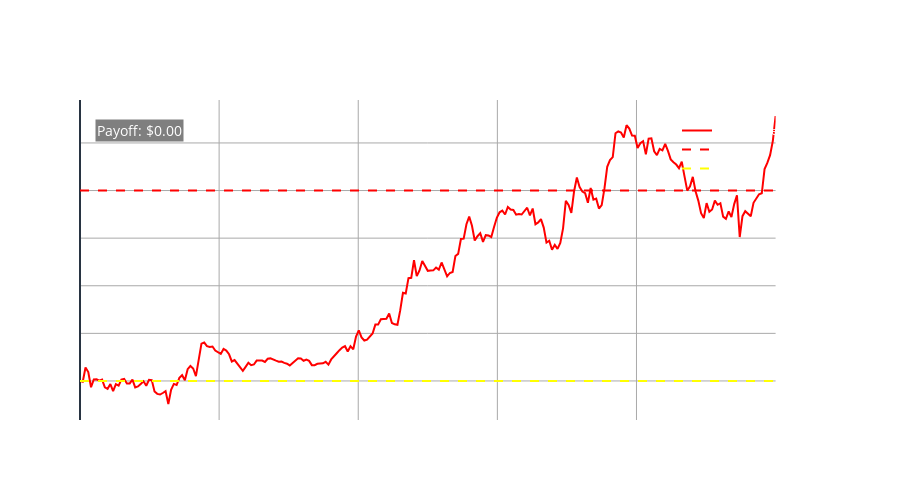

Notebook code for this chart:
### Markdown cell above
### 1.) General Recipe for Pricing Exotics

Informally, exotics are contracts with *interesting* payoff structures:

- Barrier Options (Knock-Out, Knock-In)

- Cliquet Options (Ratchets, Series of Forward-Start Options)

- Asian Options (Mean Price)

#### <u>What does the payoff of an exotic look like?</u>

e.x.) A knock-out barrier option requires the price path to *not* hit a certain price threshold otherwise the payoff is zero.

### Code cell
import numpy as np
import plotly.graph_objects as go
from plotly.subplots import make_subplots

def simulate_heston_path(S0, v0, kappa, theta, xi, rho, r, T, N):
    dt = T/N
    S = np.zeros(N+1)
    v = np.zeros(N+1)
    S[0] = S0
    v[0] = v0
    
    for i in range(N):
        z1 = np.random.normal()
        z2 = rho * z1 + np.sqrt(1-rho**2) * np.random.normal()
        
        v[i+1] = v[i] + kappa*(theta-v[i])*dt + xi*np.sqrt(v[i]*dt)*z2
        v[i+1] = max(0, v[i+1])  # Ensure variance stays positive
        
        S[i+1] = S[i] * np.exp((r - 0.5*v[i])*dt + np.sqrt(v[i]*dt)*z1)
    
    return S, v

# Parameters
S0 = 100  # Initial stock price
v0 = 0.04  # Initial variance
kappa = 2.0  # Mean reversion speed
theta = 0.04  # Long-term variance
xi = 0.4  # Volatility of variance
rho = -0.5  # Correlation
r = 0.02  # Risk-free rate
T = 1.0  # Time horizon
N = 252  # Number of steps
K = 100  # Strike price
B = 120  # Barrier level

# Simulate path
S, v = simulate_heston_path(S0, v0, kappa, theta, xi, rho, r, T, N)
t = np.linspace(0, T, N+1)

# Check if barrier was hit
barrier_hit = np.any(S >= B)
if barrier_hit:
    path_color = 'red'
else:
    # Check if in the money at expiry
    if S[-1] > K:
        path_color = 'green'  # In the money
    else:
        path_color = 'yellow'   # Out of the money

# Create payoff
payoff = max(S[-1] - K, 0) if not barrier_hit else 0

# Create figure with secondary y-axis
fig = make_subplots(specs=[[{"secondary_y": True}]])

# Add price path
fig.add_trace(
    go.Scatter(x=t, y=S, name="Stock Price", line=dict(color=path_color)),
    secondary_y=False
)

# Add barrier line
fig.add_trace(
    go.Scatter(x=t, y=[B]*len(t), name="Barrier", line=dict(color='red', dash='dash')),
    secondary_y=False
)

# Add strike line
fig.add_trace(
    go.Scatter(x=t, y=[K]*len(t), name="Strike", line=dict(color='yellow', dash='dash')),
    secondary_y=False
)

# Update layout
fig.update_layout(
    title='Up-and-Out Call Option: Price Path and Barrier',
    xaxis_title='Time (Years)',
    yaxis_title='Stock Price ($)',
    width=900,
    height=500,
    paper_bgcolor='rgba(0,0,0,0)',
    plot_bgcolor='rgba(0,0,0,0)',
    showlegend=True,
    legend=dict(
        yanchor="top",
        y=0.95,
        xanchor="right",
        x=0.95
    ),
    font=dict(color='white')
)

# Add grid
fig.update_xaxes(showgrid=True, gridwidth=1, gridcolor='darkgray')
fig.update_yaxes(showgrid=True, gridwidth=1, gridcolor='darkgray')

# Add annotation for payoff
fig.add_annotation(
    text=f"Payoff: ${payoff:.2f}",
    xref="paper", yref="paper",
    x=0.02, y=0.94,
    showarrow=False,
    font=dict(size=14, color='white'),
    bgcolor="rgba(0,0,0,0.5)"
)

fig.show()

### Figure 1 — Plotly figure (JSON) as saved in the notebook; plotly's stock layout.template omitted (floating-point values rounded to 4 significant figures; data arrays with more than 128 entries replaced by an {"elided": "..."} marker saying what was removed)
{"data": [{"line": {"color": "red"}, "name": "Stock Price", "x": {"elided": "253 float values"}, "y": {"elided": "253 float values"}, "type": "scatter", "xaxis": "x", "yaxis": "y"}, {"line": {"color": "red", "dash": "dash"}, "name": "Barrier", "x": {"elided": "253 float values"}, "y": {"elided": "253 int values"}, "type": "scatter", "xaxis": "x", "yaxis": "y"}, {"line": {"color": "yellow", "dash": "dash"}, "name": "Strike", "x": {"elided": "253 float values"}, "y": {"elided": "253 int values"}, "type": "scatter", "xaxis": "x", "yaxis": "y"}], "layout": {"xaxis": {"anchor": "y", "domain": [0.0, 0.94], "title": {"text": "Time (Years)"}, "showgrid": true, "gridwidth": 1, "gridcolor": "darkgray"}, "yaxis": {"anchor": "x", "domain": [0.0, 1.0], "title": {"text": "Stock Price ($)"}, "showgrid": true, "gridwidth": 1, "gridcolor": "darkgray"}, "yaxis2": {"anchor": "x", "overlaying": "y", "side": "right", "showgrid": true, "gridwidth": 1, "gridcolor": "darkgray"}, "legend": {"yanchor": "top", "y": 0.95, "xanchor": "right", "x": 0.95}, "font": {"color": "white"}, "title": {"text": "Up-and-Out Call Option: Price Path and Barrier"}, "width": 900, "height": 500, "paper_bgcolor": "rgba(0,0,0,0)", "plot_bgcolor": "rgba(0,0,0,0)", "showlegend": true, "annotations": [{"bgcolor": "rgba(0,0,0,0.5)", "font": {"color": "white", "size": 14}, "showarrow": false, "text": "Payoff: $0.00", "x": 0.02, "xref": "paper", "y": 0.94, "yref": "paper"}]}}
